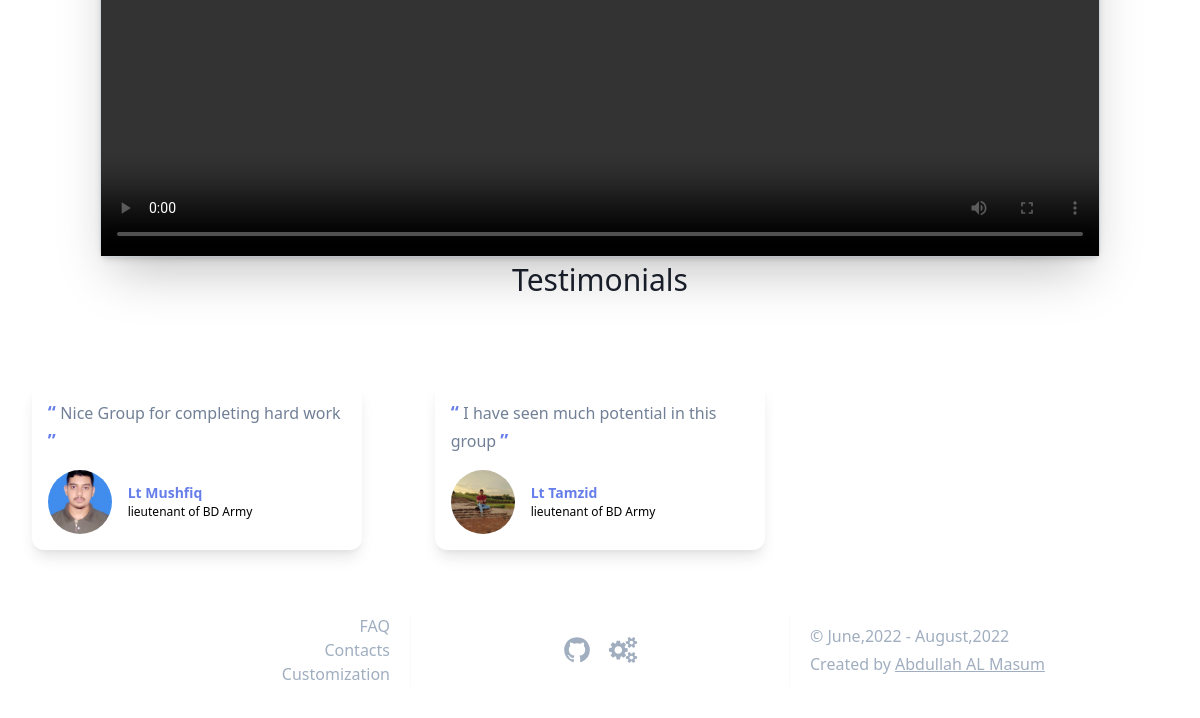
Before: /upload/ (lower part) with the older database file.
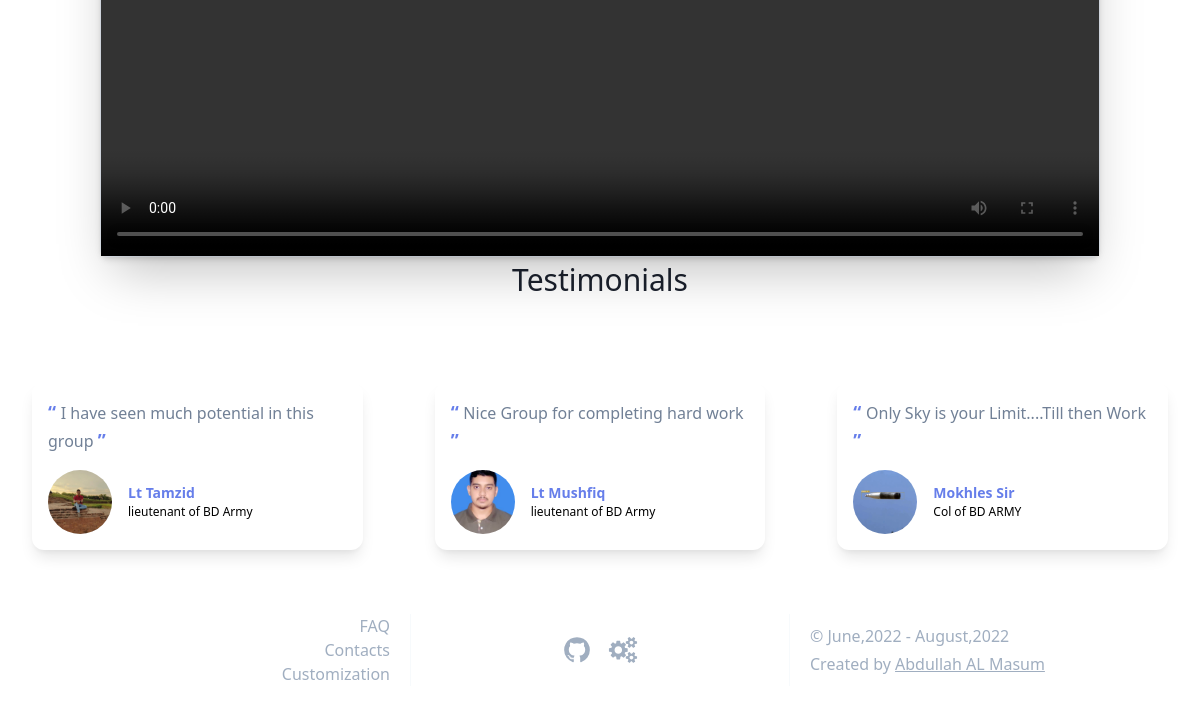
After: the same page with the newer database file.
### Capstone_App/models.py (models this page shows, shortened)
class Testimonial(models.Model):
    person = models.CharField(max_length=MAX_LENGTH, verbose_name="Person", blank=True, null=True)
    designation = models.CharField(max_length=MAX_LENGTH, verbose_name="Designation", blank=True, null=True)
    testimonial = models.CharField(max_length=MAX_LENGTH, verbose_name="Testimonial", blank=True, null=True)
    person_link = models.URLField(max_length=MAX_LENGTH, verbose_name="Person's Link", blank=True, null=True)
    person_pic = models.ImageField(upload_to='testimonials/%Y/%m/%d/', blank=True, null=True,
                                   verbose_name="Person's Picture")
    def image_tag(self):
        return mark_safe("<img src='./media/%s' />" % (self.person_pic))
    image_tag.allow_tags = True
    class Meta:
        verbose_name = 'Testimonials'
        verbose_name_plural = 'Testimonials'
        db_table = 'testimonial'

### Capstone_App/views.py (the view)
# urls.py: path('upload/', views.start_working, name='file_upload'),
def start_working(request):
    lastvideo = Video.objects.last()
    file_uploaded = False
    if request.method == "POST":
        form = Video_form(data=request.POST or None, files=request.FILES or None)
        if form.is_valid():
            form.save()
            file_uploaded = True
            messages.success(request=request, message="file Uploaded successfully.")
    else:
        form = Video_form()
    context = {
        'uploaded_file': lastvideo,
        'form': form,
        'is_file_uploaded': file_uploaded
    }
    return render(request, 'uploading_file.html', context=context)

### Capstone_App/context_processors.py (called while the page is built)
def add_variable_to_context(request):
    projectInfo = "Capstone Project"
    teamMembers = Team_Section.objects.all()
    testimonials = Testimonial.objects.all()
    workplans = WorkPlan.objects.all()
    frequent_faq = FAQ_Section.objects.all()
    everyWhere = {
        'projectInfo': projectInfo,
        'team_members': teamMembers,
        'given_testimonials': testimonials,
        'implemented_workplans': workplans,
        'faq_section': frequent_faq,
    }
    return everyWhere

### Capstone_App/models.py (called while the page is built)
    def __str__(self):
        return "%s" % (self.email)

### templates/uploading_file.html (shortened to what this page needs)
{% extends 'base.html' %}
{% load crispy_forms_tags %}
{% load tailwind_filters %}
{% load static %}
{% block head_css_site %}
    <link rel="stylesheet" href="https://cdn.jsdelivr.net/npm/tw-elements/dist/css/index.min.css"/>
{% endblock head_css_site %}
{% block main_content %}
    {% if uploaded_file %}
        <div class="bg-white rounded-lg border shadow-md w-full mx-auto mt-20 text-center md:w-10/12">
            <div
                    class="embed-responsive embed-responsive-16by9 relative w-full overflow-hidden shadow-2xl"
                    style="padding-top: 56.25%"
            >
                <video class="embed-responsive-item absolute top-0 right-0 bottom-0 left-0 w-full h-full"
                       controls="controls" preload="metadata">
                    <source src="{{ uploaded_file.video.url }}" type="video/mp4"/>
                </video>
            </div>
        </div>
    {% endif %}
{% endblock main_content %}

### templates/base.html (shortened to what the changed rows need)
{% load compress %}
{% load static %}
{% load socialaccount %}
<!DOCTYPE html>
<html lang="en">
<head>
    {% block head_css %}
        {% block essential_tailwind_CSS %}
            <link rel="stylesheet" href="{% static 'src/output.css' %}">
        {% endblock essential_tailwind_CSS %}
        {% block head_css_site %}
        {% endblock head_css_site %}
        {% block head_css_page %}
            <link rel="stylesheet"
                  href="https://cdnjs.cloudflare.com/ajax/libs/material-design-iconic-font/2.2.0/css/material-design-iconic-font.min.css">
            <link rel="stylesheet" href="https://rsms.me/inter/inter.css">
            <link href="https://unpkg.com/tailwindcss@^1.0/dist/tailwind.min.css" rel="stylesheet">
            <link href="https://unpkg.com/swiper/swiper-bundle.min.css" rel="stylesheet"/>
        {% endblock head_css_page %}
    {% endblock head_css %}
</head>
{% block body_content %}
    {% block body_tag %}
        <body>
    {% endblock body_tag %}
{% block testimonial %}
    {% if given_testimonials %}
        <section>
            <h1 class="text-3xl font-medium title-font text-gray-900 mb-12 text-center">Testimonials</h1>
            <div class="swiper-container">
                <div class="swiper-wrapper">
                    {% for testimonials in given_testimonials %}
                        <div class="swiper-slide">
                            <div class="w-full flex flex-col md:flex-row gap-4 mb-8 md:mb-0 flex-between items-center p-8">
                                <div class="bg-white dark:bg-gray-800 w-72 shadow-lg mx-auto rounded-xl p-4">
                                    <p class="text-gray-600 dark:text-white">
                            <span class="font-bold text-indigo-500 text-lg">
                                “
                            </span> {{ testimonials.testimonial }} <span class="font-bold text-indigo-500 text-lg">
                                ”
                            </span>
                                    </p>
                                    <div class="flex items-center mt-4">
                                        <a href="{{ testimonials.person_link }}" target="_blank" class="block relative">
                                            <img alt="profile" src="{{ testimonials.person_pic.url }}"
                                                 class="mx-auto object-cover rounded-full h-16 w-16 "/>
                                        </a>
                                        <div class="flex flex-col ml-4 justify-between">
                                <span class="font-semibold text-indigo-500 text-sm">
                                    {{ testimonials.person }}
                                </span>
                                            <span class="dark:text-gray-400 text-xs flex items-center">
                                    {{ testimonials.designation }}
                                </span>
                                        </div>
                                    </div>
                                </div>
                            </div>
                        </div>
                    {% endfor %}
                </div>
            </div>
        </section>
    {% endif %}
{% endblock testimonial %}
</body>
{% endblock body_content %}
{% block footer_javascript %}
    {% block footer_javascript_site %}
        <link rel="stylesheet" href="https://cdnjs.cloudflare.com/ajax/libs/font-awesome/5.15.2/css/all.min.css">
    {% endblock footer_javascript_site %}
{% endblock footer_javascript %}
</html>

Changed rows visible on the page:
added Testimonial: testimonial "Only Sky is your Limit....Till then Work", person_pic (picture), person "Mokhles Sir", designation "Col of BD ARMY"
